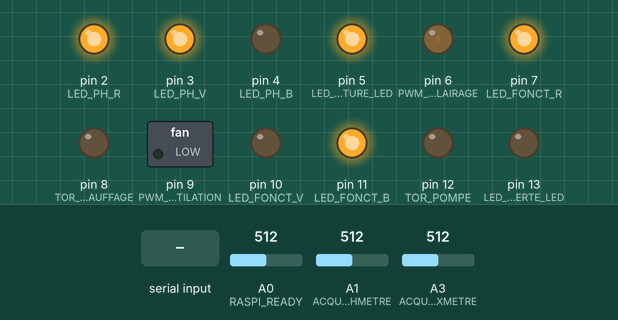
Simulated run of this sketch. Board: Arduino Uno, built with avr-gcc and run on an emulated ATmega328P. On the bench: switched loads named in the sketch (green lamp = pin HIGH), output pins drawn as LEDs (lit = HIGH). Inputs (shaded band) come from the test bench; at power-on: A0 (RASPI_READY) = 512, A1 (ACQUISITION_PHMETRE) = 512, A3 (ACQUISITION_LUXMETRE) = 512. What the sketch prints to the serial monitor is not drawn.

Above: at 1.2 s.
1.3 s: "90|45|200\n" received over Serial
At 2.1 s:
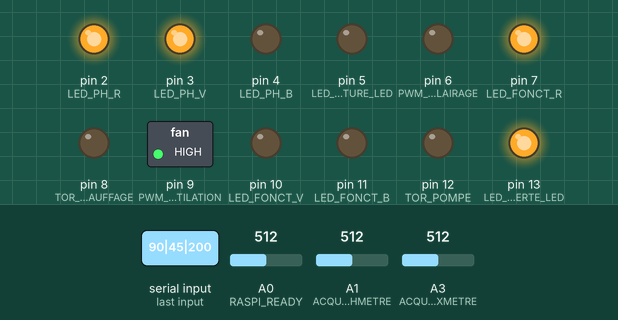
3.2 s: A0 (RASPI_READY) set to 499
At 4.4 s:
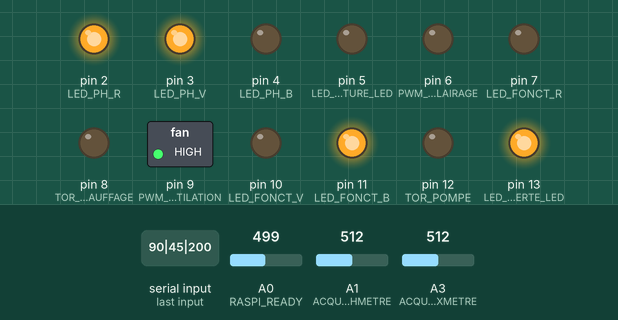
4.7 s: A1 (ACQUISITION_PHMETRE) set to 127
6.2 s: A1 (ACQUISITION_PHMETRE) set to 112
At 7.3 s:
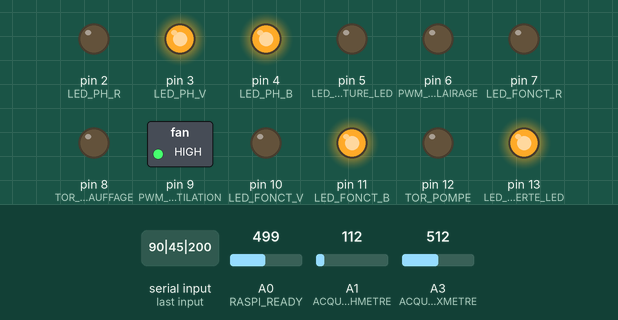
7.9 s: A0 (RASPI_READY) set to 522
At 8.8 s:
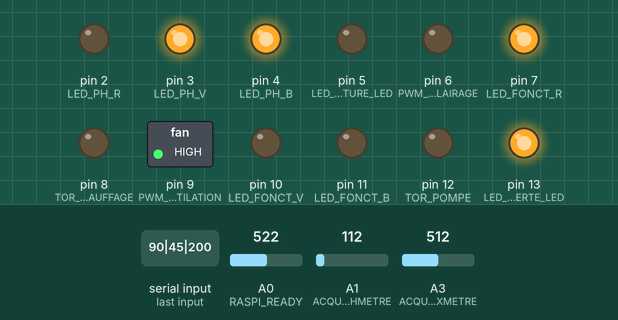
9.4 s: A1 (ACQUISITION_PHMETRE) set to 0
At 10.6 s:
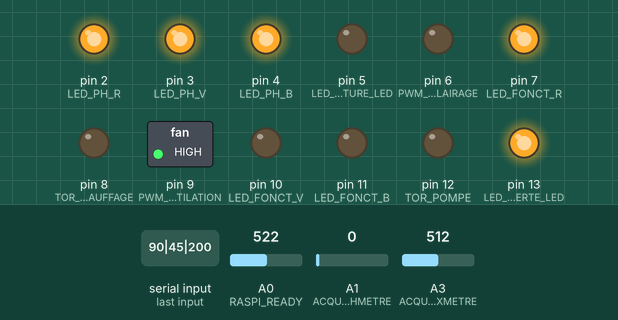
Timing chart, 0 to 12.1 s (numbered marks = the images above; inputs shaded):
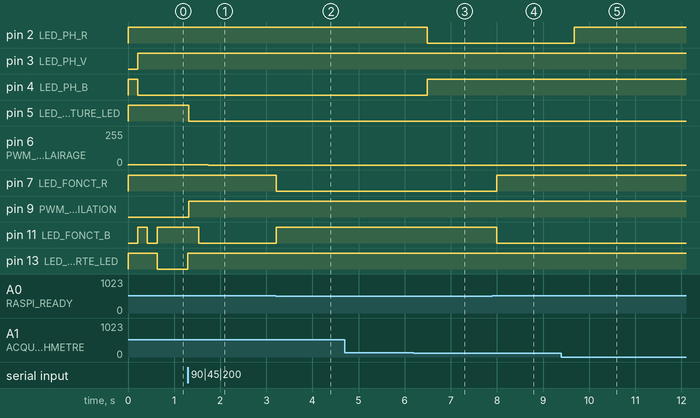

The sketch:

Arduino.ino
```cpp
/* INCLUSIONS */
#include <OneWire.h> // librairie OneWire

/* CONSTANTES */
#define LED_PH_R 2
#define LED_PH_V 3
#define LED_PH_B 4
#define LED_TEMPERATURE_LED 5
#define LED_FONCT_R 7
#define LED_FONCT_V 10
#define LED_FONCT_B 11
#define LED_ALERTE_LED 13
#define PWM_ECLAIRAGE 6
#define PWM_VENTILATION 9
#define TOR_CHAUFFAGE 8
#define TOR_POMPE 12
#define ACQUISITION_THERMOMETRE 16
#define ACQUISITION_LUXMETRE A3
#define ACQUISITION_PHMETRE A1
#define RASPI_READY A0

/* OBJETS */
OneWire ds(ACQUISITION_THERMOMETRE); // Objet OneWire ds

/* VARIABLES */
long tempsNutrition = 30000;    //Temps de nutrition des plantes
long tempsPause = 120000;       //Temps d'arrêt de nutrition des plantes
int tempsSequentiel = 250;      //Temps d'intervalle de l'exécution du programme
int positionSequentielle = 1;   //Variable position du programme dans le temps (incrémentation toutes les tempSequentiel, raz à tempsNutrition+tempsPause)

float ph = 7;                   //Valeur acquise du pH
float paliersPh[2] = {5, 8};

int luminosite = 0;             //Valeur analogique de la luminosité
int luminositeArtificielle = 0; //Variable de la valeur de la luminosité artificielle
int luminositeRequise = 624;   //Configuration luminosité requise (sur 1024bits)

float temperature = 20;            //Valeur acquise de la température
int tempsCaptureTemperature = 750; // Temps minimum d'attente de la mesure supportée par le capteur : 750ms
long intervalleCaptureTemperature = 30000;
int etatVentilation = 0;          //Variable de la vitesse de la ventilation
int etatSystTemp = 0;         //Variable position température : 0 Tout va bien, 1 Sous chauffe, 2 Surchauffe
bool etatChauffage = 0;           //Booléen fonctionnement chauffage (0 Off, 1 On)
float paliersTemperature[4] = {18, 20, 22, 24};//Configuration température : [0] Température minimale, [1] Hystérésis min, [2] Hystérésis max, [3] Température maximale

bool pompe = 0;

int intervalleCommunicationRPI = 1000;

void setup() {
  /* DEMARRAGE DE LA LIAISON SERIE */
  Serial.begin(9600);
  /* PARAMETRAGE BROCHES VOYANTS */
  pinMode(LED_PH_R, OUTPUT); // LED RVB Ph R
  pinMode(LED_PH_V, OUTPUT); // LED RVB Ph V
  pinMode(LED_PH_B, OUTPUT); // LED RVB Ph B
  pinMode(LED_TEMPERATURE_LED, OUTPUT); // LED Température
  pinMode(LED_FONCT_R, OUTPUT); // LED RVB Fonct. R
  pinMode(LED_FONCT_V,OUTPUT); // LED RVB Fonct. V
  pinMode(LED_FONCT_B,OUTPUT); // LED RVB Fonct. B
  pinMode(LED_ALERTE_LED,OUTPUT); // LED Rouge Alerte
  /* PARAMETRAGE BROCHES COMMANDES */
  pinMode(PWM_ECLAIRAGE, OUTPUT); // PWM Eclairage
  pinMode(PWM_VENTILATION, OUTPUT); // PWM Ventilation
  pinMode(TOR_CHAUFFAGE, OUTPUT); // TOR Chauffage
  pinMode(TOR_POMPE, OUTPUT); // TOR Pompe
  /* PARAMETRAGE BROCHES CAPTEURS */
  pinMode(ACQUISITION_THERMOMETRE, INPUT); // Digital A1 Thermomètre

  digitalWrite(LED_ALERTE_LED, HIGH);
}

/*
 * FONCTIONS D'INFORMATIONS
 */
/* FONCTION POUR COMMANDER LE VOYANT DU PH */
void ledPh(bool r, bool v, bool b){
  digitalWrite(LED_PH_R, !r);
  digitalWrite(LED_PH_V, !v);
  digitalWrite(LED_PH_B, !b);
}
/* FONCTION POUR COMMANDER LE VOYANT INDICATIF DE L'ETAT DE FONCTIONNEMENT */
void ledFonctionnement(bool r, bool v, bool b){
  digitalWrite(LED_FONCT_R, !r);
  digitalWrite(LED_FONCT_V, !v);
  digitalWrite(LED_FONCT_B, !b);
}
/* FONCTION POUR COMMANDER LE VOYANT DE LA TEMPERATURE */
void ledTemperature(int etat){
  digitalWrite(LED_TEMPERATURE_LED, !etat);
}
/* FONCTION POUR COMMANDER LE VOYANT D'ALERTE */
void ledAlerte(int etat){
  digitalWrite(LED_ALERTE_LED, !etat);
}
/* FONCTION POUR COMMUNIQUER AVEC LE RASPBERRY */
void communication_raspberry(){
  String chaineLue;

  Serial.print(temperature);
  Serial.print("|");
  Serial.print(etatChauffage);
  Serial.print("|");
  Serial.print(etatVentilation);
  Serial.print("|");
  Serial.print(luminosite);
  Serial.print("|");
  Serial.print(luminositeArtificielle);
  Serial.print("|");
  Serial.print(ph);
  Serial.print("|");
  Serial.print(pompe);

  Serial.println();


  while (!Serial.available()){
    ledAlerte(1);
  }
    ledAlerte(0);

  while (Serial.available()) {
    delay(2);  //delay to allow buffer to fill
    if (Serial.available() >0) {
      char c = Serial.read();  //gets one byte from serial buffer
      chaineLue += c; //makes the string readString
    }
  }

  if (chaineLue.length() >0) {
    char str[50];
    chaineLue.toCharArray(str, 50);
    int cnt = 0;

    char* tab[10] = { 0 };

    char *pch = strtok(str, "|");

    while ( pch != NULL ) {
        if (cnt < 10) {
          tab[cnt++] = pch;
        } else {
          break;
        }
    pch = strtok (NULL, "|");
    }

  tempsNutrition = atol(tab[0]);
  tempsPause = atol(tab[1]);
  paliersPh[0] = (float)atoi(tab[2])/100;
  paliersPh[1] = (float)atoi(tab[3])/100;
  luminositeRequise = atoi(tab[4]);
  paliersTemperature[0] = (float)atoi(tab[5])/100;
  paliersTemperature[1] = (float)atoi(tab[6])/100;
  paliersTemperature[2] = (float)atoi(tab[8])/100;
  paliersTemperature[3] = (float)atoi(tab[7])/100;
  }
}
/*
 * FONCTIONS D'ACTION
 */

/* ACTION PH */
void actionPh(){

  if(ph == 0){
    ledPh(0, 0, 0);
  }else{
    if(ph >= paliersPh[0]){
      if(ph <= paliersPh[1]){
        ledPh(0, 1, 0);
      }else{
        ledPh(0, 0, 1);
      }
    }else{
    ledPh(1, 0, 0);
    }
  }
}
/* ACTION LUMINOSITE */
void actionLuminosite(){

  if((luminosite < luminositeRequise) && (luminositeArtificielle < 255)){
    luminositeArtificielle++;
  }else if((luminosite > luminositeRequise) && (luminositeArtificielle > 0)){
    luminositeArtificielle--;
  }

  analogWrite(PWM_ECLAIRAGE, luminositeArtificielle);
}
/* ACTION TEMPERATURE */
void actionTemperature(){
  bool etatLedAlerteTemperature = 0;

  if(temperature < paliersTemperature[0]){
    etatChauffage = 1;
    etatVentilation = 128;
    etatSystTemp = 1;
  }else if((temperature > paliersTemperature[1]) && (etatSystTemp == 1)){
    etatChauffage = 0;
    etatSystTemp = 0;
  }

  if(temperature > paliersTemperature[3]){
    etatChauffage = 0;
    etatVentilation = 255;
    etatLedAlerteTemperature = 1;
    etatSystTemp = 2;
  }else if((temperature < paliersTemperature[2]) && (etatSystTemp == 2)){
    etatSystTemp = 0;
  }

  if(etatSystTemp == 0){etatVentilation = 0;etatLedAlerteTemperature=0;}


  ledTemperature(etatLedAlerteTemperature);
  digitalWrite(TOR_CHAUFFAGE, etatChauffage);
  analogWrite(PWM_VENTILATION, etatVentilation);
}
/* ACTION CYCLE NUTRITIONNEL */
void actionCycle(){
  if((positionSequentielle) <= (tempsPause/2)/tempsSequentiel){
    pompe = 0;
  }else if((positionSequentielle) <= (tempsPause/2+tempsNutrition)/tempsSequentiel){
    pompe = 1;
  }else if((positionSequentielle) > (tempsPause/2+tempsNutrition)/tempsSequentiel){
    pompe = 0;
  }
  digitalWrite(TOR_POMPE, pompe);
}

/*
 * FONCTIONS DE CAPTURE
 */
/* CAPTEUR LUMINOSITE */
void capteurLuminosite(){
  luminosite = 1024-analogRead(ACQUISITION_LUXMETRE);
}

/* CAPTEUR TEMPERATURE */
void capteurTemperature(){
  byte data[9], addr[8];
  // data : Données lues depuis le scratchpad
  // addr : adresse du module 1-Wire détecté

  while(!ds.search(addr)){ // Recherche un module 1-Wire
    ds.reset_search(); // Réinitialise la recherche de module
  }

  if(OneWire::crc8(addr, 7) == addr[7]){ // Vérifie que l'adresse a été correctement reçue
    if (addr[0] == 0x28){ // Vérifie qu'il s'agit bien d'un DS18B20
      ds.reset();             // On reset le bus 1-Wire
      ds.select(addr);        // On sélectionne le DS18B20

      ds.write(0x44, 1);      // On lance une prise de mesure de temperatureérature

      delay(tempsCaptureTemperature);    // Et on attend la fin de la mesure
      positionSequentielle=positionSequentielle+((int)tempsCaptureTemperature/tempsSequentiel); //Déplacement du curseur temporel de 3 blocs

      ds.reset();             // On reset le bus 1-Wire
      ds.select(addr);        // On sélectionne le DS18B20
      ds.write(0xBE);         // On envoie une demande de lecture du scratchpad

      for(byte i = 0; i < 9; i++) // On lit le scratchpad
        data[i] = ds.read();       // Et on stock les octets reçus

      // Calcul de la température en degré Celsius
      temperature = ((data[1] << 8) | data[0]) * 0.0625;
    }
  }
}

/* CAPTEUR PH */
void capteurPh(){
  int buf[10],temp;

  for(int i=0;i<10;i++)       //On prend 10 valeurs pour moyenner la mesure
  {
    buf[i]=analogRead(ACQUISITION_PHMETRE);
  }
  for(int i=0;i<9;i++)        //On tri les valeurs de la plus petite à la plus grande
  {
    for(int j=i+1;j<10;j++)
    {
      if(buf[i]>buf[j])
      {
        temp=buf[i];
        buf[i]=buf[j];
        buf[j]=temp;
      }
    }
  }
  unsigned long int avgValue=0;//Store the average value of the sensor feedback
  for(int i=2;i<8;i++)                      //take the average value of 6 center sample
    avgValue+=buf[i];
  ph=(float)avgValue*5.0/1024/6; //convert the analog into millivolt
  ph=3.5*ph;                      //convert the millivolt into pH value
}

/*
 * FONCTIONS PRINCIPALE
 */
void loop() {
  if(analogRead(RASPI_READY) >= 512){
    if(positionSequentielle & 1){ledFonctionnement(0, 1, 1);}else{ledFonctionnement(0, 1, 0);}
    if(((positionSequentielle) % (intervalleCommunicationRPI/tempsSequentiel)) == 0){communication_raspberry();}
  }else{
    if(positionSequentielle & 1){ledFonctionnement(1, 1, 0);}else{ledFonctionnement(0, 1, 0);}
  }

  actionPh();
  actionLuminosite();
  actionTemperature();
  actionCycle();

  capteurPh();
  capteurLuminosite();
  if(((positionSequentielle) % (intervalleCaptureTemperature/tempsSequentiel)) == 0){capteurTemperature();}

  if(analogRead(RASPI_READY) >= 512){
    delay(tempsSequentiel-42);
  }else{
    delay(tempsSequentiel);
  }

  positionSequentielle++;
  if(positionSequentielle > (tempsNutrition+tempsPause)/tempsSequentiel)positionSequentielle=1;
}
```

Measured:
- the behaviour switches between 512 and 511 on A0 (RASPI_READY) (found by bisection; images 1 and 2)
- the behaviour switches between 118 and 117 on A1 (ACQUISITION_PHMETRE) (found by bisection; images 2 and 3)
- after the input at 1.3 s, pin 5 (LED_TEMPERATURE_LED): HIGH → LOW at once; pin 6 (PWM_ECLAIRAGE): 3/255 → 2/255 at once, → 1/255 0.21 s later, → 0/255 0.21 s later; pin 9 (PWM_VENTILATION), pin 13 (LED_ALERTE_LED): LOW → HIGH at once; pin 11 (LED_FONCT_B): HIGH → LOW after 0.23 s
- after the input at 3.2 s, pin 7 (LED_FONCT_R): HIGH → LOW at once; pin 11 (LED_FONCT_B): LOW → HIGH at once
- after the input at 4.7 s, every drawn part: stays the same
- after the input at 6.2 s, pin 2 (LED_PH_R): HIGH → LOW after 0.29 s; pin 4 (LED_PH_B): LOW → HIGH after 0.29 s
- after the input at 7.9 s, pin 7 (LED_FONCT_R): LOW → HIGH after 0.10 s; pin 11 (LED_FONCT_B): HIGH → LOW after 0.10 s
- after the input at 9.4 s, pin 2 (LED_PH_R): LOW → HIGH after 0.28 s
